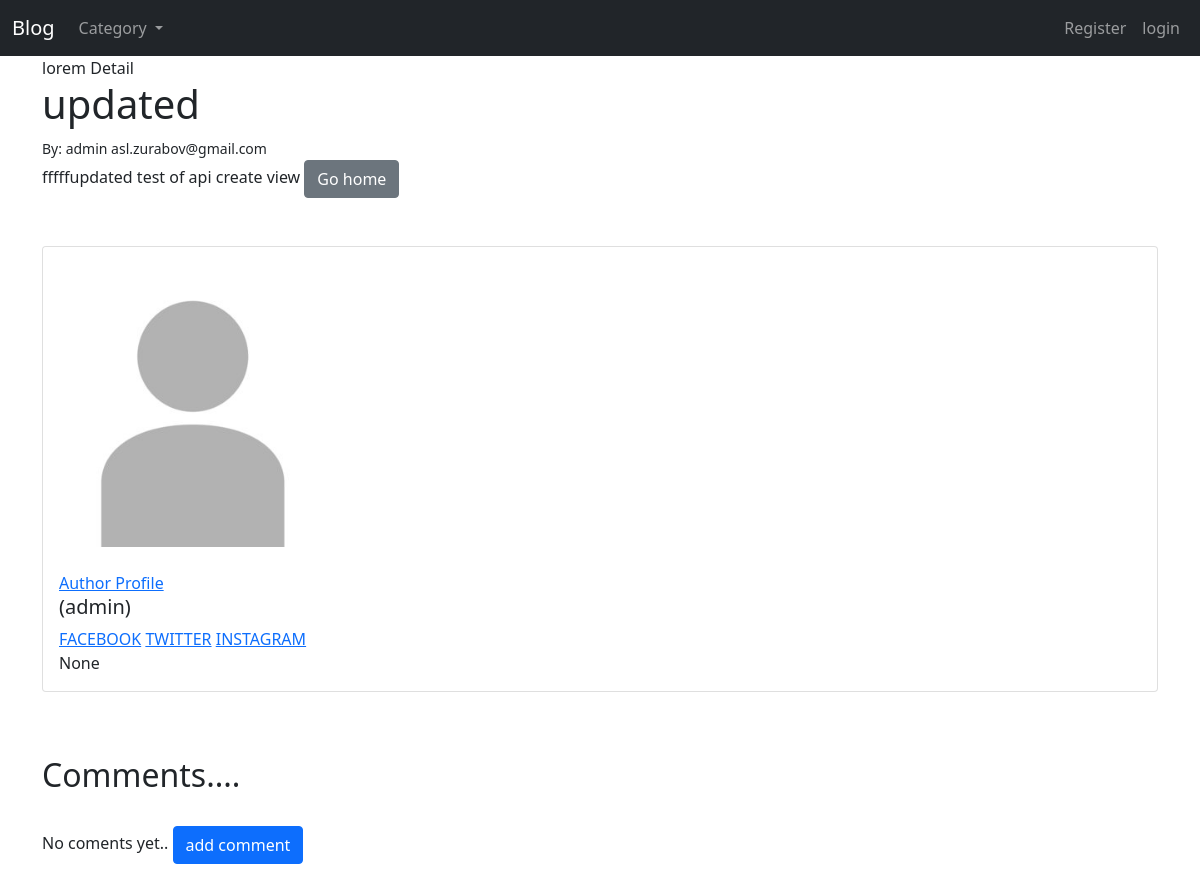
Screenshot of /post/3/ with the database file from the repository.
### myblog/models.py (models this page shows, shortened)
class Post(models.Model):
    title = models.CharField(max_length=255)
    header_image = models.ImageField(null=True, blank=True, upload_to='images/')
    title_tag = models.CharField(max_length=255, default='blogpost')
    author = models.ForeignKey(User, on_delete=models.CASCADE)
    body = RichTextField(blank=True, null=True)
    post_date = models.DateField(auto_now_add=True)
    category = models.CharField(max_length=250, default='uncategorized')
    snippet = models.CharField(max_length=250)
    likes = models.ManyToManyField(User, related_name='blog_post')
    def total_likes(self):
        return self.likes.count()

class Profile(models.Model):
    user = models.OneToOneField(User, on_delete=models.CASCADE)
    image = models.ImageField(upload_to='u_images/', default='default.jpg')
    biograph = models.TextField(null=True, blank=True)
    fb_url = models.CharField(max_length=250, null=True, blank=True)
    tw_url = models.CharField(max_length=250, null=True, blank=True)
    inst_url = models.CharField(max_length=250, null=True, blank=True)

### myblog/views.py (the view)
# urls.py: path('post/<int:pk>/', BlogDetailView.as_view(), name='detail'),
class BlogDetailView(DetailView):
    model = Post
    template_name = 'myblog/detail.html'
    def get_context_data(self, *args, **kwargs):
        cat_menu = Category.objects.all()
        like_post = get_object_or_404(Post, id=self.kwargs['pk'])
        total_likes = like_post.total_likes()
        context = super(BlogDetailView, self).get_context_data(*args, **kwargs)
        liked = False
        if like_post.likes.filter(id=self.request.user.id).exists():
            liked = True
        context['cat_menu'] = cat_menu
        context['total_likes'] = total_likes
        context['liked'] = liked
        return context

### myblog/models.py (called while the page is built)
    def __str__(self):
        return self.name

### myblog/templates/myblog/detail.html (shortened to what this page needs)
{% extends 'myblog/base.html' %}
  {% block content%}
{%block title%} {{post.title_tag}} Detail {% endblock %}
<h1 class="">{{post.title}}</h1>
<small> By: {{post.author}} {{post.author.email}}</small>
<br>
{{ post.body|safe }}
<a href="{% url 'home' %}" class="btn btn-secondary"> Go home</a>
<br><br><br>
<div class="card mb-3" >
  <div class="row g-2">
    <div class="col-md-10">
      <img src="{{post.author.profile.image.url}}" class="img-fluid rounded-start" width="300" height="300" alt="...">
    </div>
    <div class="col-md-8">
      <div class="card-body">
                <a href="{% url 'profile' post.author.profile.id%} ">Author Profile</a>
        <h5 class="card-title">({{post.author.username}})   {{post.author.first_name}}
                                      {{post.author.last_name}}</h5>
        <a href="{{post.author.profile.fb_url}}">FACEBOOK</a>
        <a href="{{post.author.profile.tw_url}}">TWITTER</a>
        <a href="{{post.author.profile.inst_url}}">INSTAGRAM</a>
        <p class="card-text">{{post.author.profile.biograph}}</p>
      </div>
    </div>
  </div>
</div>
<br><br>
<h2>Comments....</h2>
<br>
{% if not post.comments.all %}
No coments yet..
<a href="{% url 'add_comment' post.pk%}"> <button  class="btn btn-primary">add comment</button> </a>
{% endif %}
<br><br><br>
{% endblock %}

### rows the page displays
Post: title_tag "lorem", title "updated", author "admin", author.email "asl.zurabov@gmail.com", body "fffffupdated test of api create view", author.profile.image (placeholder picture), author.username "admin", author.profile.biograph "None"
